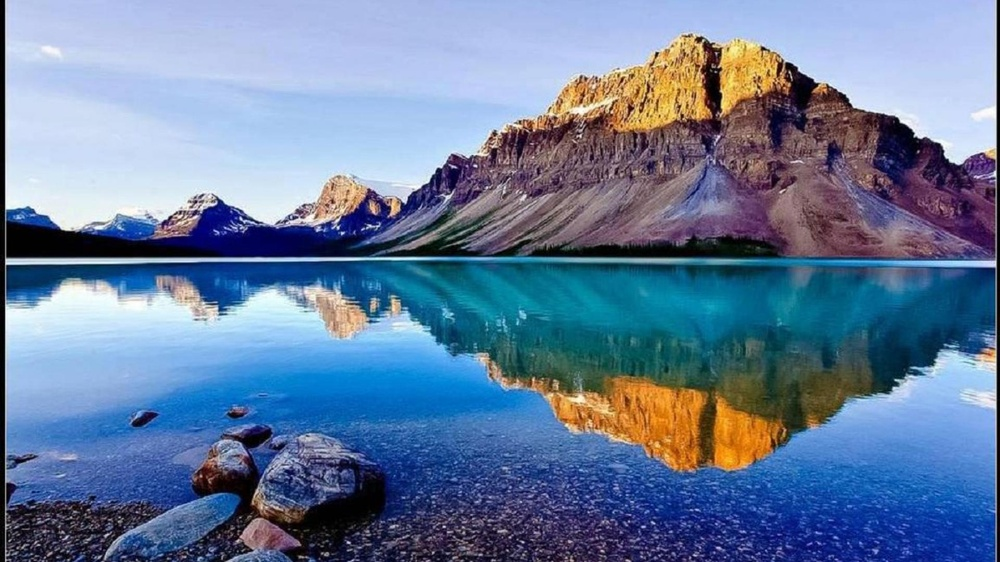
#> input picture notebooks/postprocessing/clear.jpg, 1000 x 562 px, shrunk from 1920 x 1080 before the run
$ python -i image_process.py   (imports and definitions only)   (older library calls are emulated)
#> lines starting #> are read from the running program, lines starting #| are printed output that depends on the picture
import cv2
import numpy as np
import matplotlib.pyplot as plt

import os
from datetime import datetime as dt
import uuid


def plot_rgb_hist(img):

    red_hist = cv2.calcHist([img], [0], None, [256], [0, 255])
    green_hist = cv2.calcHist([img], [1], None, [256], [0, 255])
    blue_hist = cv2.calcHist([img], [2], None, [256], [0, 255])

    plt.plot(red_hist, color="red")
    plt.plot(green_hist, color="green")
    plt.plot(blue_hist, color="blue")


# [112 lines left out: functions saturate, automatic_brightness_and_contrast, adjust_contrast_brightness, auto_white_balance, do_we_need_to_sharpen, sharpen_my_image, not called in this run]


# [52 lines of commented-out code are left out]

>>> import cv2
>>> picture = cv2.cvtColor(cv2.imread('../../notebooks/postprocessing/clear.jpg'), cv2.COLOR_BGR2RGB)
>>> result = plot_rgb_hist(picture)
#> in plot_rgb_hist, `red_hist = cv2.calcHist([img], [0], None, [256], [0, 255])`: red_hist = 256 values, max 15198 at index 0, min 0 at index 255, mean 2194
#> in plot_rgb_hist, `green_hist = cv2.calcHist([img], [1], None, [256], [0, 255])`: green_hist = 256 values, max 6832 at index 201, min 0 at index 255, mean 2195.1
#> in plot_rgb_hist, `blue_hist = cv2.calcHist([img], [2], None, [256], [0, 255])`: blue_hist = 256 values, max 13251 at index 241, min 0 at index 255, mean 2189.2
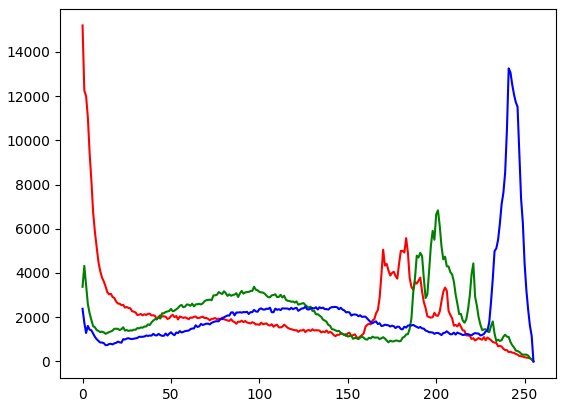
#> figure drawn by matplotlib, 1 panel; curve peaks at x = 0, y = 15198; curve peaks at x = 201, y = 6832; curve peaks at x = 241, y = 13251
